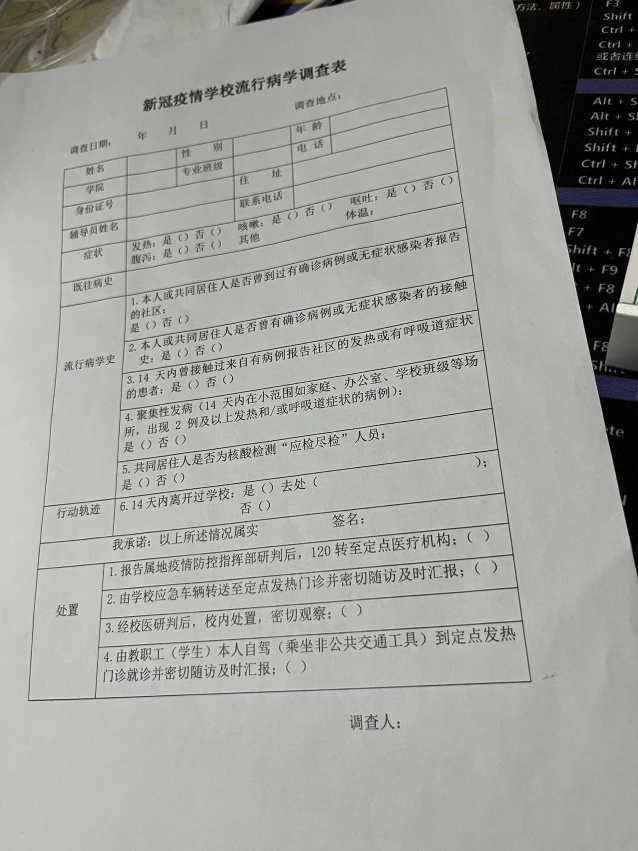
#> input picture toushi.jpg, 1276 x 1702 px (shown at 1/2 size)
$ jupyter execute --allow-errors '5.形态学.ipynb'
#> lines starting #> are read from the running program, lines starting #| are printed output that depends on the picture; after the words box and inside, x2 and y2 are one past the last pixel; in counts of white or black regions, pixels touching at a corner belong together
# 阈值二值化

[cell 1]
# 因为光线问题
import cv2
import numpy as np

img = cv2.imread('./toushi.jpg')
#> img is the input picture: shape (1702, 1276, 3); mean B, G, R 158.6, 163, 163

cv2.namedWindow('img',cv2.WINDOW_NORMAL)
cv2.resizeWindow('img',1920,1080)

# 二值化操作 时对灰度图像操作，把dog变成灰度图像
gray = cv2.cvtColor(img,cv2.COLOR_BGR2GRAY)

# 注意，threshold会返回两个值，一个阈值，与 二值化后处理后的图片
thresh,dst = cv2.threshold(gray,110,255,cv2.THRESH_BINARY)
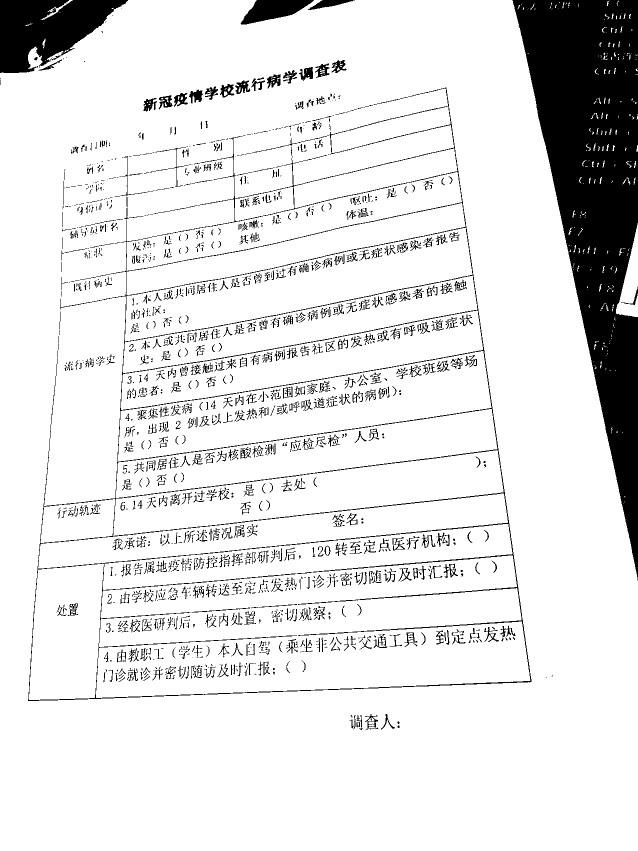
#> dst: shape (1702, 1276) (shown at 1/2 size); 88.5% white; 1817 black regions (1029 under 20 px), largest, box (x1, y1, x2, y2) and area: (1025, 0, 1276, 1161) 136807, (56, 175, 1063, 1402) 25045, (0, 0, 256, 146) 22938

print(thresh)

cv2.imshow('img',np.hstack((gray,dst)))
cv2.waitKey(0)
#> (the rest of this cell did not finish here and is left out)

# 全局二值化

[cell 2]
import cv2
import numpy as np

# 导入图片
img = cv2.imread('./dog.jpg')
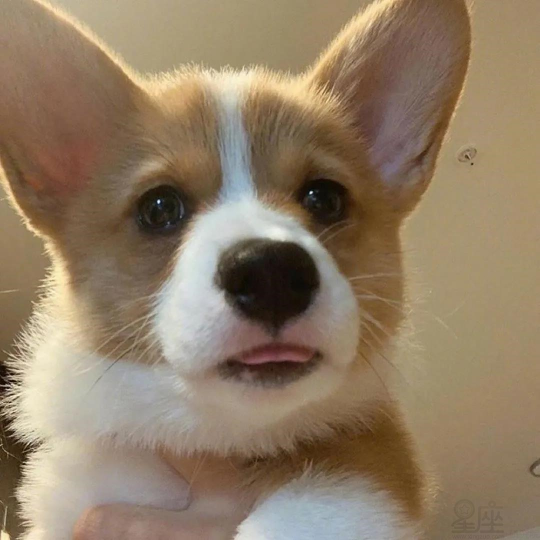
#> input picture dog.jpg, 1080 x 1080 px (shown at 1/2 size)
#> img is the input picture: shape (1080, 1080, 3); mean B, G, R 101.5, 125.3, 144.5

# 二值化操作 时对灰度图像操作，把dog变成灰度图像
gray = cv2.cvtColor(img,cv2.COLOR_BGR2GRAY)
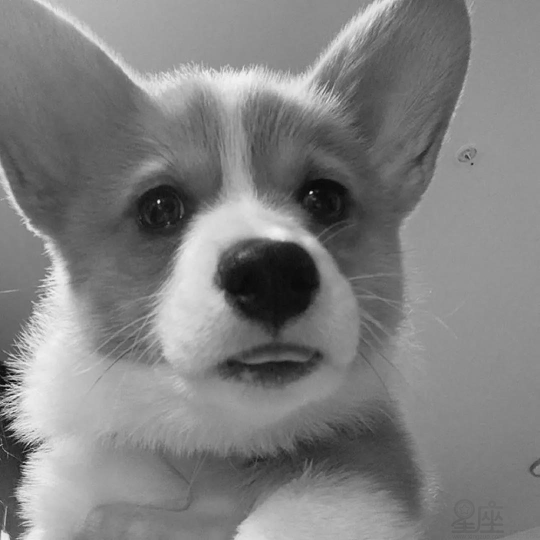
#> gray: shape (1080, 1080) (shown at 1/2 size); min 4, max 248, mean 128.3

# threshold 会返回两个值，一个阈值，一个处理后的图片
thresh,dst = cv2.threshold(gray,120,255,cv2.THRESH_BINARY)
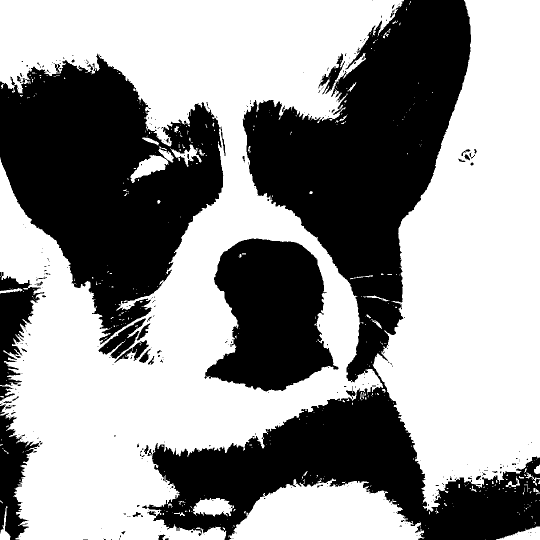
#> dst: shape (1080, 1080) (shown at 1/2 size); 58.1% white; 359 black regions (302 under 20 px), largest, box (x1, y1, x2, y2) and area: (284, 0, 1080, 1080) 260982, (0, 107, 447, 689) 144266, (409, 477, 677, 783) 55068

cv2.imshow('img',np.hstack((gray,dst)))
cv2.waitKey(0)
#> (the rest of this cell did not finish here and is left out)

# 自适应阈值二值化

[cell 3]
import cv2
import numpy as np

img = cv2.imread('./dog.jpg')

# 创建窗口调整显示大小

cv2.namedWindow('img',cv2.WINDOW_NORMAL)
cv2.resizeWindow('img',1920,1080)


gray = cv2.cvtColor(img,cv2.COLOR_BGR2GRAY)

# 自适应阈值二值化 只会返回一个结果
dst = cv2.adaptiveThreshold(gray,255,cv2.ADAPTIVE_THRESH_GAUSSIAN_C,cv2.THRESH_BINARY_INV,3,0)
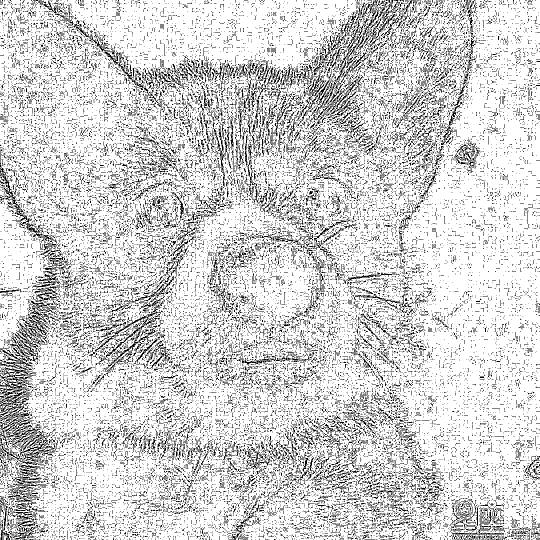
#> dst: shape (1080, 1080) (shown at 1/2 size); 82% white; black in thin lines or dots

cv2.imshow('img',np.hstack((gray,dst)))
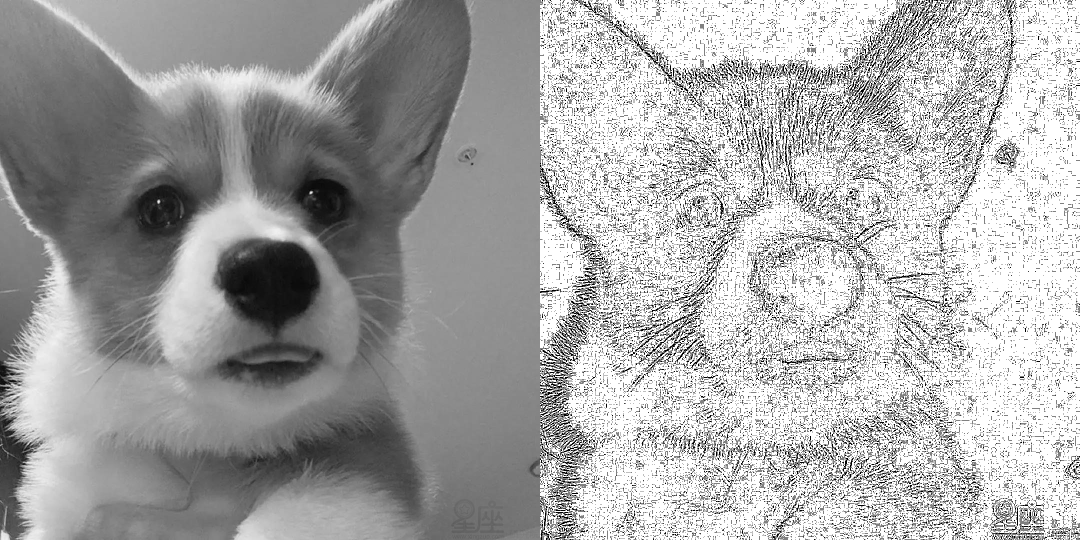
#> window 'img': shape (1080, 2160) (shown at 1/2 size); min 0, max 255, mean 168.7
cv2.waitKey(0)
#> (the rest of this cell did not finish here and is left out)

# 腐蚀操作

[cell 4]
import cv2
import numpy as np

img = cv2.imread('./fushi.png')
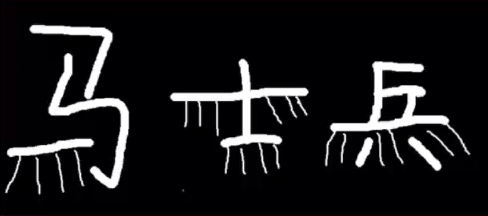
#> input picture fushi.png, 488 x 216 px
#> img is the input picture: shape (216, 488, 3); mean B, G, R 27, 25.2, 25.6

# 定义核
kernel = np.ones((3,3),np.uint8)

dst = cv2.erode(img,kernel,iterations=2)
#> dst: shape (216, 488, 3)

cv2.imshow('img',np.hstack((img,dst)))
cv2.waitKey(0)
#> (the rest of this cell did not finish here and is left out)

# 获取形态学卷积核

[cell 5]
import cv2
import numpy as np

img = cv2.imread('./fushi.png')

# - MORPH_RECT 卷积核中的 1
# - MORPH_ELLIPSE 椭圆
kernel = cv2.getStructuringElement(cv2.MORPH_CROSS,(5,5))
print(kernel)

# 腐蚀
dst = cv2.erode(img,kernel)
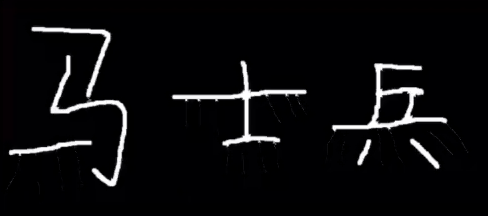
#> dst: shape (216, 488, 3); mean B, G, R 13.8, 12.2, 12.3

cv2.imshow('img',np.hstack((img,dst)))
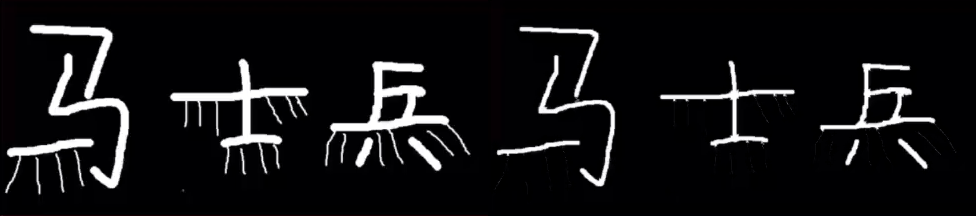
#> window 'img': shape (216, 976, 3); mean B, G, R 20.4, 18.7, 19
cv2.waitKey(0)
#> (the rest of this cell did not finish here and is left out)

# 膨胀操作

[cell 6]
import cv2
import numpy as np

img = cv2.imread('./fushi.png')

kernel = cv2.getStructuringElement(cv2.MORPH_CROSS,(5,5))

# 先腐蚀再膨胀
dst1 = cv2.erode(img,kernel)
# 膨胀
dst2 = cv2.dilate(dst1,kernel,iterations=1)

cv2.imshow('img',np.hstack((img,dst1,dst2)))
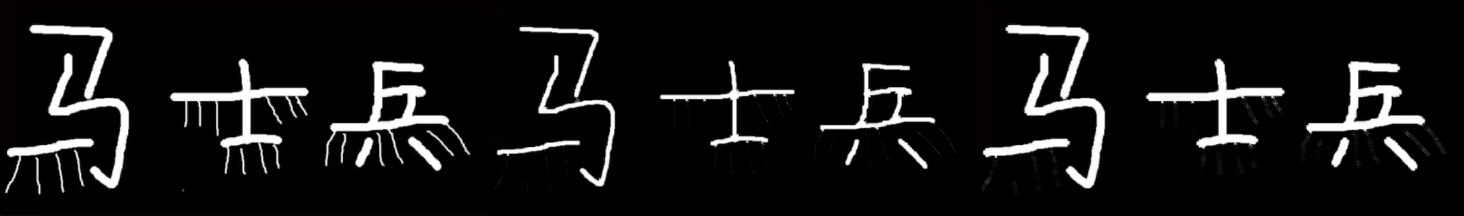
#> window 'img': shape (216, 1464, 3); mean B, G, R 21.7, 19.9, 20.2
cv2.waitKey(0)
#> (the rest of this cell did not finish here and is left out)
